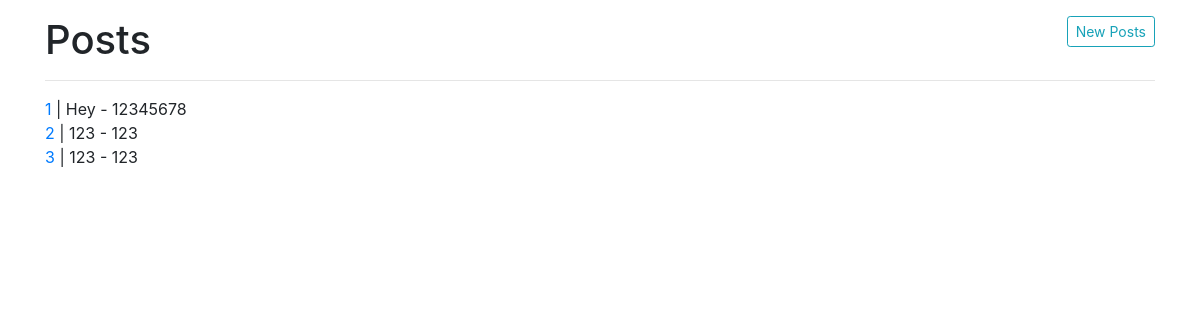
/posts/, run on an earlier commit of the app's database.
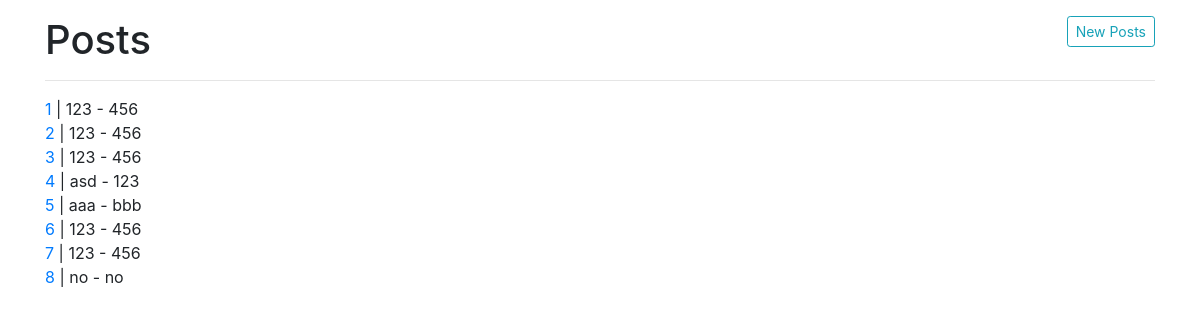
And on a later commit of the database.
### practice1/models.py (models this page shows, shortened)
class Post(models.Model):
    title = models.CharField(max_length=255)
    content = models.TextField(max_length=255)

### practice1/views.py (the view)
# urls.py: path('posts/', views.index, name='posts_index'),
def index(request):
    posts = Post.objects.all()
    return render(request, 'posts/index.html', {
        'posts': posts,
    })

### templates/posts/index.html (shortened to what this page needs)
{% extends "layout.html" %}
{% block main %}
    <a class="btn btn-outline-info btn-sm float-right" href="{% url 'posts:new' %}">New Posts</a>
    <h1>Posts</h1>
    <hr>
    {% for post in posts %}
        <a href="{% url 'posts:show' post.id %}">{{ post.id }}</a> | {{ post.title }} - {{ post.content }} <br>
    {% endfor %}
{% endblock %}

### templates/layout.html (shortened to what this page needs)
<!doctype html>
<html lang="en">
<head>
    <link rel="stylesheet" href="https://maxcdn.bootstrapcdn.com/bootstrap/4.0.0/css/bootstrap.min.css">
</head>
<body>
    <div class="container mt-3">
        <div class="row">
            <div class="col">
                {% block main %}{% endblock %}
            </div>
        </div>
    </div>
</body>
</html>

What changed in the data, as far as the page shows it:
changed Post id 1: title "Hey" → "123"; content "12345678" → "456"
changed Post id 2: content "123" → "456"
changed Post id 3: content "123" → "456"
added Post: id "4", title "asd", content "123"
added Post: id "5", title "aaa", content "bbb"
added Post: id "6", title "123", content "456"
added Post: id "7", title "123", content "456"
added Post: id "8", title "no", content "no"
